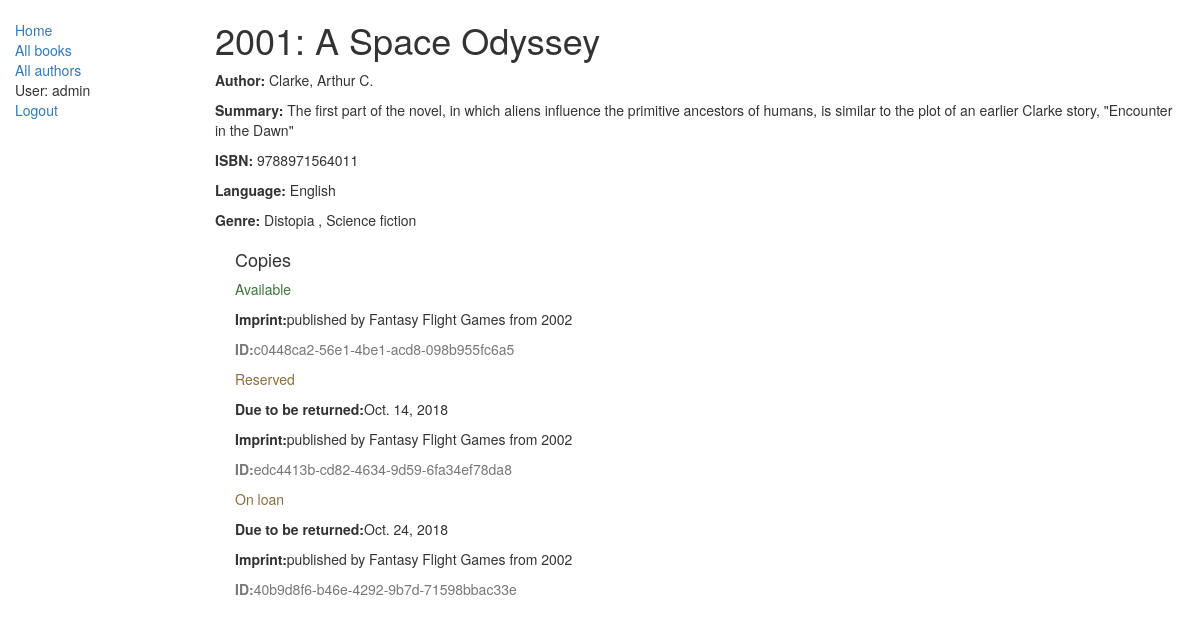
Screenshot of /catalog/book/1 (signed in) with the database file from the repository.
### catalog/models.py (models this page shows, shortened)
class Book(models.Model):
    title = models.CharField(max_length=200)
    author = models.ForeignKey('Author', on_delete=models.SET_NULL, null=True)
    summary = models.TextField(max_length=1000, help_text="Enter a brief description of the book")
    isbn = models.CharField('ISBN', max_length=13, help_text='13 Character <a href="https://www.isbn-international.org/content/what-isbn">ISBN number</a>')
    genre = models.ManyToManyField(Genre, help_text="Select a genre for this book")
    language = models.ForeignKey('Language', on_delete=models.SET_NULL, null=True)
    def display_genre(self):
        ''' Display genre in Admin'''
        return ', '.join([genre.name for genre in self.genre.all()[:3]])
    display_genre.short_description = 'Genre'

class Author(models.Model):
    first_name = models.CharField(max_length=100)
    last_name = models.CharField(max_length=100)
    date_of_birth = models.DateField(null=True, blank=True)
    date_of_death = models.DateField('Died', null=True, blank=True)
    def __str__(self):
        return '%s, %s' % (self.last_name, self.first_name)

class Language(models.Model):
    name = models.CharField(max_length=200, help_text="Enter the book's natural language (e.g. English, French, Japanese etc.)")
    def __str__(self):
        return self.name

class Genre(models.Model):
    name = models.CharField(max_length=200, help_text="Enter a book genre (e.g. Science Fiction, French Poetry etc.)")
    def __str__(self):
        return self.name

class BookInstance(models.Model):
    id = models.UUIDField(primary_key=True, default=uuid.uuid4, help_text="Unique ID for this particular book across whole library")
    book = models.ForeignKey('Book', on_delete=models.SET_NULL, null=True)
    imprint = models.CharField(max_length=200)
    due_back = models.DateField(null=True, blank=True)
    LOAN_STATUS = (
        ('m', 'Maintenance'),
        ('o', 'On loan'),
        ('a', 'Available'),
        ('r', 'Reserved'),
    )
    status = models.CharField(max_length=1, choices=LOAN_STATUS, blank=True, default='d', help_text='Book availability')
    class Meta:
        ordering = ["due_back"]

### catalog/views.py (the view)
# urls.py: path('book/<int:pk>', views.BookDetailView.as_view(), name='book-detail'),
class BookDetailView(DetailView):
    model = Book

### templates/catalog/book_detail.html
{% extends "base_generic.html" %}
{% block content %}
    <h1>{{book.title}}</h1>
    <p><strong>Author: </strong>{{book.author}}</p>
    <p><strong>Summary: </strong>{{book.summary}}</p>
    <p><strong>ISBN: </strong>{{book.isbn}}</p>
    <p><strong>Language: </strong>{{book.language}}</p>
    <p><strong>Genre: </strong>
        {% for genre in book.genre.all %}
            {{genre}} {% if not forloop.last %}, {% endif %}
        {% endfor %}
    </p>
    <div class="bookinstance">
        <h4>Copies</h4>
        {% for copy in book.bookinstance_set.all %}
        <p class="{% if copy.status == 'a' %}text-success
                  {% elif copy.status == 'd' %}text-danger
                  {% else %}text-warning
                  {% endif %}">{{ copy.get_status_display }}</p>
            {% if copy.status != 'a' %}
                <p><strong>Due to be returned:</strong>{{copy.due_back}}</p>
            {% endif %}
            <p><strong>Imprint:</strong>{{copy.imprint}}</p>
            <p class="text-muted"><strong>ID:</strong>{{copy.id}}</p>
        {% endfor %}
    </div>
{% endblock %}

### templates/base_generic.html (shortened to what this page needs)
<!DOCTYPE html>
<html lang="en">
<head>
  <link rel="stylesheet" href="https://maxcdn.bootstrapcdn.com/bootstrap/3.3.7/css/bootstrap.min.css">
  {% load static %}
  <link rel="stylesheet" href="{% static 'css/styles.css' %}">
</head>
<body>
  <div class="container-fluid">
    <div class="row">
      <div class="col-sm-2">
      {% block sidebar %}
      <ul class="sidebar-nav">
          <li><a href="{% url 'index' %}">Home</a></li>
          <li><a href="{% url 'books' %}">All books</a></li>
          <li><a href="{% url 'authors' %}">All authors</a></li>
          {% if user.is_authenticated %}
            <li>User: {{ user.get_username }}</li>
            <li><a href="{% url 'logout'%}?next={{request.path}}">Logout</a></li>
          {% else %}
            <li><a href="{% url 'login'%}?next={{request.path}}">Login</a></li>
          {% endif %}
      </ul>
     {% endblock %}
    </div>
      <div class="col-sm-10 ">
        {% block content %}{% endblock %}
      </div>
    </div>
  </div>
</body>
</html>

### catalog/static/css/styles.css (style rules this page uses)
.sidebar-nav { margin-top: 20px; padding: 0; list-style: none; }
.bookinstance { margin-top: 20px; margin-left: 20px; }

### rows the page displays
Book: title "2001: A Space Odyssey", author "Clarke, Arthur C.", summary "The first part of the novel, in which aliens influence the primitive ancestors of humans, is similar to the plot of an earlier Clarke story, \"Encounter in the Dawn\"", isbn "9788971564011", language "English"
Genre: name "Distopia"
Genre: name "Science fiction"
BookInstance: status "Available", imprint "published by Fantasy Flight Games from 2002", id "c0448ca2-56e1-4be1-acd8-098b955fc6a5"
BookInstance: status "Reserved", due_back "Oct. 14, 2018", imprint "published by Fantasy Flight Games from 2002", id "edc4413b-cd82-4634-9d59-6fa34ef78da8"
BookInstance: status "On loan", due_back "Oct. 24, 2018", imprint "published by Fantasy Flight Games from 2002", id "40b9d8f6-b46e-4292-9b7d-71598bbac33e"

### other values shown
{{ user.get_username }} "admin"
